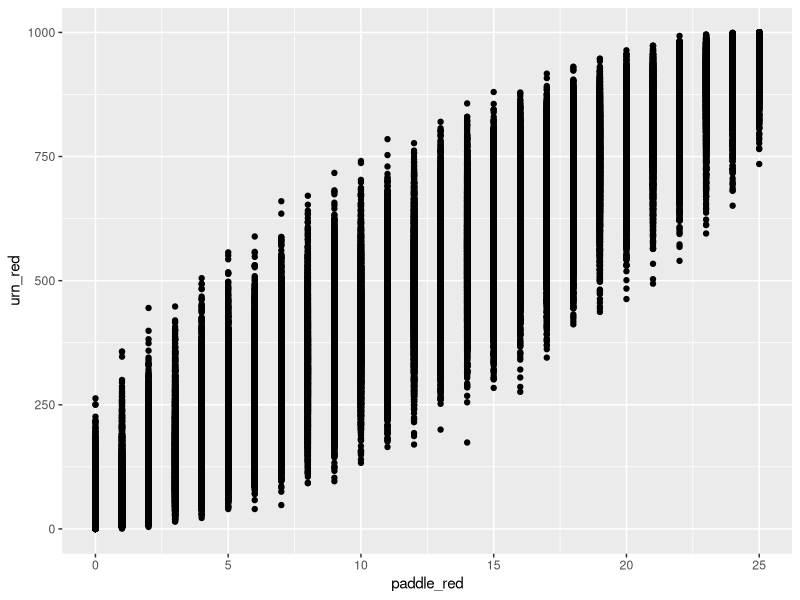
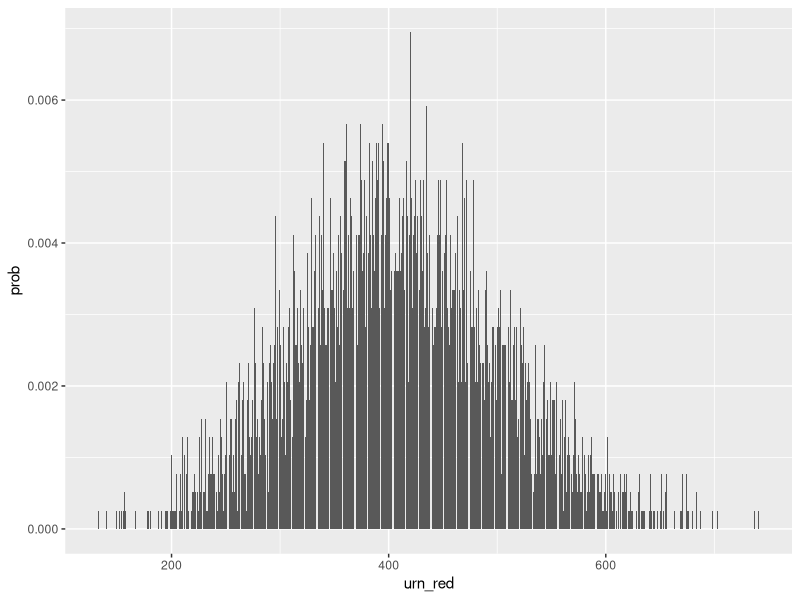

R code for these plots, in order:
## ---- chunk 1
knitr::opts_chunk$set(echo = FALSE)
library(tidyverse)

# Build an urn with 500 red beads, 490 blue beads, and 10 yellow beads. The urn
# should have two variables: ID and color. Mix up the beads in the urn randomly.
# That is, we don't want all the red beads to have ID 1 through 500 and so on.
# Sort the urn by ID.

beads <- c(rep("red", 500), rep("blue", 490), rep("yellow", 10))

urn <- tibble(ID = 1:1000,
              color = sample(beads))

# Using the book, where a very similar example is given, is highly recommended.
# But, this example is trickier than the book because you have to mix up the
# beads before you assign the `ID` values. If you don't tell sample() how many
# you want, it just gives you back everything, reordered. Try `sample(letters)`
# to see. (Note that `letters` is a built in object in R.)
              
## ---- chunk 2
tibble(urn_red = seq(100, 700, by = 100)) %>% 
  mutate(paddle_red = map(urn_red, ~ rbinom(n = 100, size = 25, prob = ./1000))) %>% 
  unnest(paddle_red) %>% 
  sample_n(10)
## ---- chunk 3
urn_size <- urn %>%
  nrow()

paddle_size <- 25

joint_distribution <- tibble(urn_red = seq(0, 1000, by = 1))%>%
  mutate(paddle_red = map(urn_red, ~ rbinom(n = 100, size = paddle_size, prob = ./urn_size))) %>%
  unnest(paddle_red)

joint_distribution %>%
  ggplot(aes(x = paddle_red, y = urn_red)) + geom_point()

summary(joint_distribution)
## ---- chunk 4
joint_distribution %>%
  filter(paddle_red == 10) %>%
  group_by(urn_red) %>%
  summarize(nrows = n(), .groups = "drop") %>%
  arrange(desc(nrows)) %>%
  mutate(prob = nrows / sum(nrows)) %>%
  ggplot(mapping = aes(x = urn_red, y = prob)) + geom_col()
